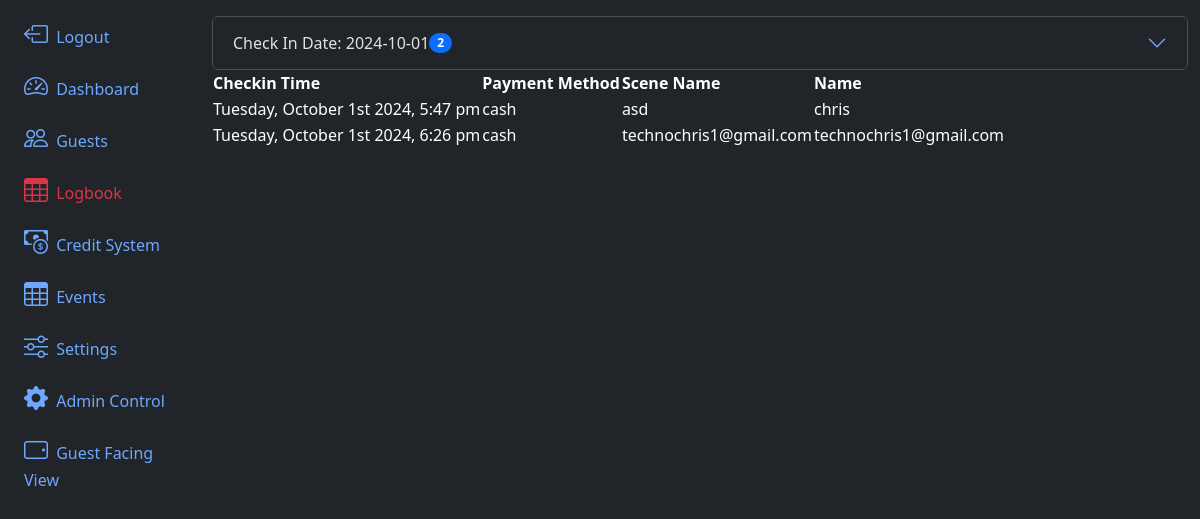
/logbook/, run on an earlier commit of the app's database.
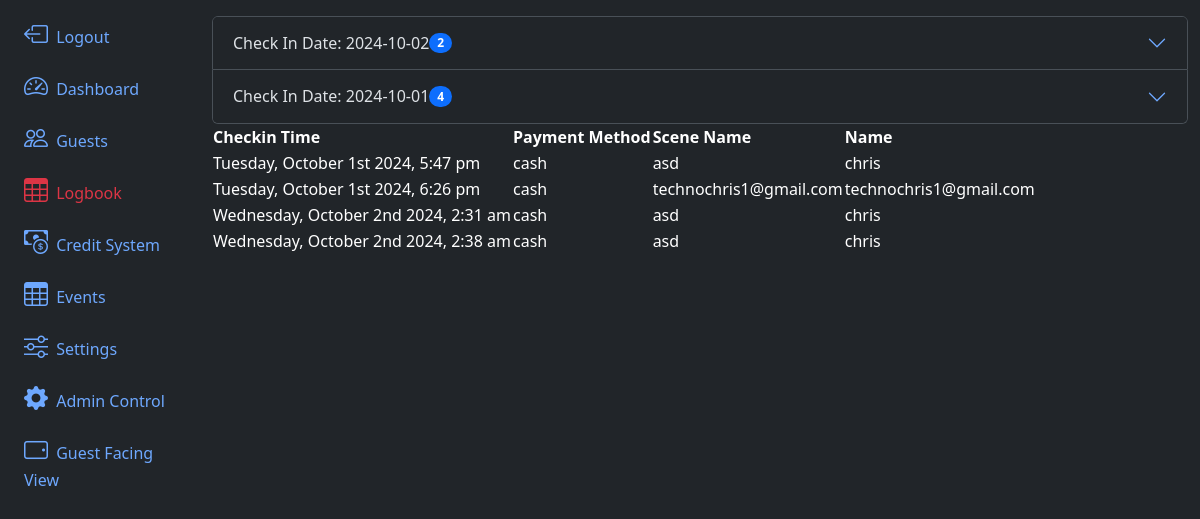
And on a later commit of the database.
### app/models.py (models this page shows, shortened)
@dataclass
class Guestlog(db.Model):
    id:int = db.Column(db.Integer, primary_key=True)
    checked_in_at = db.Column(db.DateTime(timezone=True))
    checked_out_at = db.Column(db.DateTime(timezone=True))
    check_out_method:str  = db.Column(db.String(100))
    userID = db.Column(db.Integer, db.ForeignKey('guest.id'))
    paymentMethod:str  = db.Column(db.String(100))

@dataclass
class Guest(db.Model, UserMixin):
    id:int = db.Column(db.Integer, primary_key=True)
    uuid:str  = db.Column(db.String, unique=True, name="uuid")
    fetUsername:str  = db.Column(db.String(100) )
    name:str  = db.Column(db.String(100), nullable=False)
    email:str  = db.Column(db.String(200), unique=True, nullable=False)
    phone:str  = db.Column(db.String(20))
    checkin_blocked:bool = db.Column(db.Boolean(), default=False)
    password:str  = db.Column(db.String(255))
    allow_qrcode_refresh:bool = db.Column(db.Boolean(), default=True)
    roles = db.relationship('Role', backref=db.backref('guests'), secondary=guest_role)
    performs = db.relationship('Addon', backref='guests', secondary='guest_addons')
    termsCheck:bool = db.Column(db.Boolean(), default=False)
    termsDate = db.Column(db.DateTime(timezone=True), server_default=None)
    credit = db.relationship('GuestCredit',backref='guest')
    logbook = db.relationship('Guestlog', backref='guest')
    lastVisit = db.Column(db.DateTime(timezone=True), server_default=None)
    lastCheckOut = db.Column(db.DateTime(timezone=True), server_default=None)
    created_at = db.Column(db.DateTime(timezone=True), server_default=func.now())

### app/routes.py (the view)
@app.route('/logbook/')
def logbook():
    dates = []
    response = [
        ]
    distinct_dates = db.session.query(Guestlog.checked_in_at).order_by(Guestlog.checked_in_at.desc()).all()
    print("Distinct:",distinct_dates)
    for date in distinct_dates:
        dateItem = date[0]
        dateItem = dateItem.replace(tzinfo=tz.tzutc())
        dateItem = dateItem.astimezone(tz.tzlocal())
        if dateItem.date() not in dates:
            dates.append(dateItem.date())
    print("Distinct:",dates)
    for date in dates:
        response.append({"date": date, "events": Guestlog.query.filter(func.date(Guestlog.checked_in_at).between(date, date + timedelta(days=1))).all()})
    return render_template('logbook.html', distinct=response ,guests=Guest.query.all(), log=Guestlog.query.all())

### app/templates/logbook.html (shortened to what this page needs)
{% extends 'layout.html' %}
{% block content %}
<div>
    <div class="accordion" id="accordionExample">
        {% for item in distinct %}
        <div class="accordion-item">
            <h2 class="accordion-header">
                <button class="accordion-button collapsed" type="button" data-bs-toggle="collapse"
                    data-bs-target="#collapse{{item.date}}" aria-expanded="false" aria-controls="collapseOne">
                    Check In Date: {{item.date}}      <span class="badge bg-primary rounded-pill">{{item.events|length}}</span>
                </button>
            </h2>
        </div>
        {% endfor %}
    </div>
    <table class="table-dark rounded-3 overflow-hidden " data-toggle="table" data-search="true">
        <thead>
            <tr>
                <th data-sortable="true" scope="col">Checkin Time</th>
                <th data-sortable="true" scope="col">Payment Method</th>
                <th data-sortable="true" scope="col">Scene Name</th>
                <th data-sortable="true" scope="col">Name</th>
            </tr>
        </thead>
        <tbody>
            {% for logItem in log %}
            <tr>
                <td>{{ moment(logItem.checked_in_at).format("dddd, MMMM Do YYYY, h:mm a") }}</td>
                <td scope="row">{{ logItem.paymentMethod }}</td>
                <td scope="row">{{guests[logItem.userID-1].fetUsername}}</td>
                <td scope="row">{{guests[logItem.userID-1].name}}</td>
            </tr>
            {% endfor %}
        </tbody>
    </table>
</div>
{% endblock content %}

What changed in the data, as far as the page shows it:
added Guestlog: checked_in_at "Wednesday, October 2nd 2024, 2:31 am", paymentMethod "cash", userID.fetUsername "asd", userID.name "chris"
added Guestlog: checked_in_at "Wednesday, October 2nd 2024, 2:38 am", paymentMethod "cash", userID.fetUsername "asd", userID.name "chris"
Also different on the page:
new list line: "Check In Date: 2024-10-02 2"
new list line: "Check In Date: 2024-10-01 4"
list line gone: "Check In Date: 2024-10-01 2"
